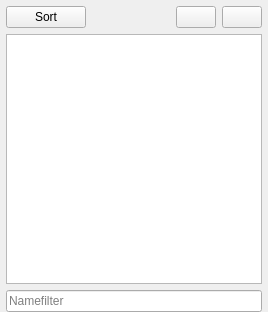
              <widget class="QWidget" name="espTab">
               <property name="sizePolicy">
                <sizepolicy hsizetype="Expanding" vsizetype="Expanding">
                 <horstretch>0</horstretch>
                 <verstretch>0</verstretch>
                </sizepolicy>
               </property>
               <property name="maximumSize">
                <size>
                 <width>16777215</width>
                 <height>16777215</height>
                </size>
               </property>
               <attribute name="title">
                <string>Plugins</string>
               </attribute>
               <layout class="QVBoxLayout" name="verticalLayout_4">
                <property name="leftMargin">
                 <number>6</number>
                </property>
                <property name="topMargin">
                 <number>6</number>
                </property>
                <property name="rightMargin">
                 <number>6</number>
                </property>
                <property name="bottomMargin">
                 <number>0</number>
                </property>
                <item>
                 <layout class="QHBoxLayout" name="horizontalLayout_7">
                  <item>
                   <widget class="QPushButton" name="bossButton">
                    <property name="visible">
                     <bool>true</bool>
                    </property>
                    <property name="text">
                     <string>Sort</string>
                    </property>
                    <property name="icon">
                     <iconset resource="resources.qrc">
                      <normaloff>:/MO/gui/sort</normaloff>:/MO/gui/sort</iconset>
                    </property>
                   </widget>
                  </item>
                  <item>
                   <spacer name="horizontalSpacer_2">
                    <property name="orientation">
                     <enum>Qt::Horizontal</enum>
                    </property>
                    <property name="sizeHint" stdset="0">
                     <size>
                      <width>40</width>
                      <height>20</height>
                     </size>
                    </property>
                   </spacer>
                  </item>
                  <item>
                   <widget class="QPushButton" name="restoreButton">
                    <property name="toolTip">
                     <string>Restore Backup...</string>
                    </property>
                    <property name="text">
                     <string notr="true"/>
                    </property>
                    <property name="icon">
                     <iconset resource="resources.qrc">
                      <normaloff>:/MO/gui/restore</normaloff>:/MO/gui/restore</iconset>
                    </property>
                    <property name="iconSize">
                     <size>
                      <width>16</width>
                      <height>16</height>
                     </size>
                    </property>
                   </widget>
                  </item>
                  <item>
                   <widget class="QPushButton" name="saveButton">
                    <property name="toolTip">
                     <string>Create Backup</string>
                    </property>
                    <property name="text">
                     <string notr="true"/>
                    </property>
                    <property name="icon">
                     <iconset resource="resources.qrc">
                      <normaloff>:/MO/gui/backup</normaloff>:/MO/gui/backup</iconset>
                    </property>
                   </widget>
                  </item>
                 </layout>
                </item>
                <item>
                 <widget class="PluginListView" name="espList">
                  <property name="minimumSize">
                   <size>
                    <width>250</width>
                    <height>250</height>
                   </size>
                  </property>
                  <property name="palette">
                   <palette>
                    <active>
                     <colorrole role="ButtonText">
                      <brush brushstyle="SolidPattern">
                       <color alpha="255">
                        <red>64</red>
                        <green>64</green>
                        <blue>64</blue>
                       </color>
                      </brush>
                     </colorrole>
                    </active>
                    <inactive>
                     <colorrole role="ButtonText">
                      <brush brushstyle="SolidPattern">
                       <color alpha="255">
                        <red>64</red>
                        <green>64</green>
                        <blue>64</blue>
                       </color>
                      </brush>
                     </colorrole>
                    </inactive>
                    <disabled>
                     <colorrole role="ButtonText">
                      <brush brushstyle="SolidPattern">
                       <color alpha="255">
                        <red>120</red>
                        <green>120</green>
                        <blue>120</blue>
                       </color>
                      </brush>
                     </colorrole>
                    </disabled>
                   </palette>
                  </property>
                  <property name="contextMenuPolicy">
                   <enum>Qt::CustomContextMenu</enum>
                  </property>
                  <property name="toolTip">
                   <string>List of available esp/esm files</string>
                  </property>
                  <property name="whatsThis">
                   <string>&lt;!DOCTYPE HTML PUBLIC &quot;-//W3C//DTD HTML 4.0//EN&quot; &quot;http://www.w3.org/TR/REC-html40/strict.dtd&quot;&gt;
&lt;html&gt;&lt;head&gt;&lt;meta name=&quot;qrichtext&quot; content=&quot;1&quot; /&gt;&lt;style type=&quot;text/css&quot;&gt;
p, li { white-space: pre-wrap; }
&lt;/style&gt;&lt;/head&gt;&lt;body style=&quot; font-family:'MS Shell Dlg 2'; font-size:8.25pt; font-weight:400; font-style:normal;&quot;&gt;
&lt;p style=&quot; margin-top:0px; margin-bottom:0px; margin-left:0px; margin-right:0px; -qt-block-indent:0; text-indent:0px;&quot;&gt;&lt;span style=&quot; font-size:8pt;&quot;&gt;This list contains the esps, esms, and esls contained in the active mods. These require their own load order. Use drag&amp;amp;drop to modify this load order. Please note that MO will only save the load order for mods that are active/checked.&lt;br /&gt;There is a great tool named &amp;quot;BOSS&amp;quot; to automatically sort these files.&lt;/span&gt;&lt;/p&gt;&lt;/body&gt;&lt;/html&gt;</string>
                  </property>
                  <property name="editTriggers">
                   <set>QAbstractItemView::EditKeyPressed|QAbstractItemView::SelectedClicked</set>
                  </property>
                  <property name="dragEnabled">
                   <bool>true</bool>
                  </property>
                  <property name="dragDropOverwriteMode">
                   <bool>false</bool>
                  </property>
                  <property name="dragDropMode">
                   <enum>QAbstractItemView::InternalMove</enum>
                  </property>
                  <property name="defaultDropAction">
                   <enum>Qt::MoveAction</enum>
                  </property>
                  <property name="alternatingRowColors">
                   <bool>true</bool>
                  </property>
                  <property name="selectionMode">
                   <enum>QAbstractItemView::ExtendedSelection</enum>
                  </property>
                  <property name="selectionBehavior">
                   <enum>QAbstractItemView::SelectRows</enum>
                  </property>
                  <property name="indentation">
                   <number>0</number>
                  </property>
                  <property name="uniformRowHeights">
                   <bool>true</bool>
                  </property>
                  <property name="itemsExpandable">
                   <bool>false</bool>
                  </property>
                  <property name="sortingEnabled">
                   <bool>true</bool>
                  </property>
                  <property name="expandsOnDoubleClick">
                   <bool>false</bool>
                  </property>
                  <attribute name="headerStretchLastSection">
                   <bool>false</bool>
                  </attribute>
                 </widget>
                </item>
                <item>
                 <layout class="QHBoxLayout" name="horizontalLayout_3">
                  <item>
                   <widget class="MOBase::LineEditClear" name="espFilterEdit">
                    <property name="text">
                     <string/>
                    </property>
                    <property name="placeholderText">
                     <string>Namefilter</string>
                    </property>
                   </widget>
                  </item>
                 </layout>
                </item>
               </layout>
              </widget>
